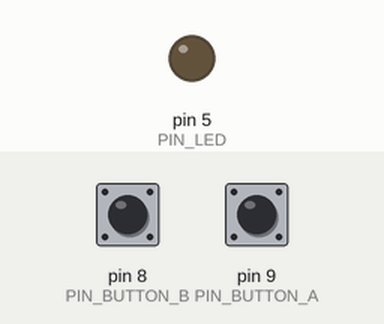
The sketch below on a simulated Arduino Uno, built with avr-gcc and run on an emulated ATmega328P. Shown: output pins drawn as LEDs (lit = HIGH). The test bench sets the inputs (shaded band); at power-on: pin 9 (PIN_BUTTON_A) HIGH, pin 8 (PIN_BUTTON_B) HIGH.

Above: at 1.2 s.
1.3 s: pin 9 (PIN_BUTTON_A) pulled LOW for 0.15 s
At 2.2 s:
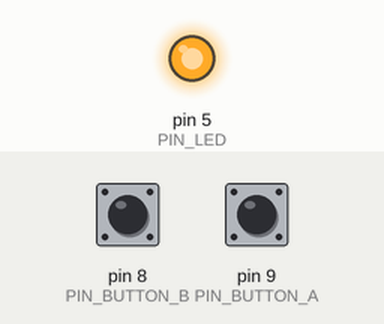
2.9 s: pin 8 (PIN_BUTTON_B) pulled LOW for 0.15 s
At 3.4 s:
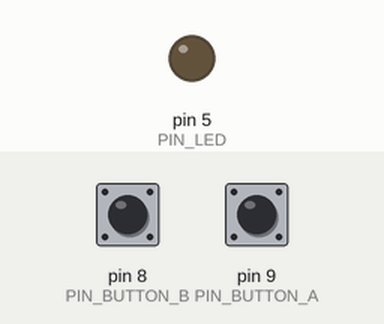
4.5 s: pin 9 (PIN_BUTTON_A) pulled LOW for 1 s
At 5.8 s:
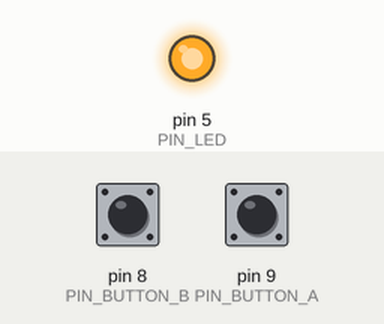
7.0 s: pin 8 (PIN_BUTTON_B) driven LOW and pin 9 (PIN_BUTTON_A) driven LOW
At 8.0 s:
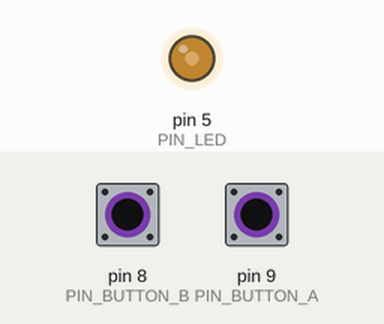
8.5 s: pin 8 (PIN_BUTTON_B) driven HIGH
At 9.9 s:
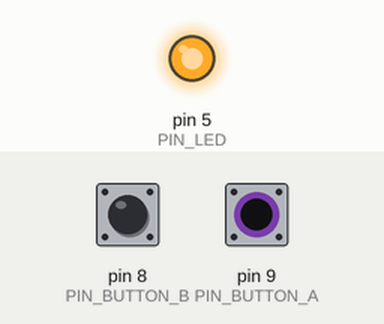
Timing chart, 0 to 11.0 s (numbered marks = the images above; inputs shaded):
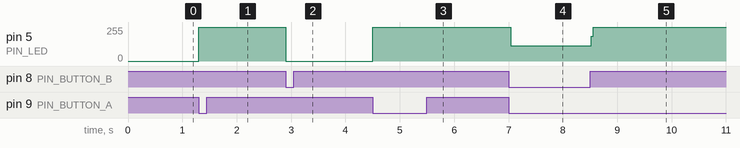

Measured:
- after the input at 1.3 s, pin 5 (PIN_LED): 0/255 → 255/255 at once
- after the input at 2.9 s, pin 5 (PIN_LED): 255/255 → 0/255 at once
- after the input at 4.5 s, pin 5 (PIN_LED): 0/255 → 255/255 at once
- after the input at 7.0 s, pin 5 (PIN_LED): 255/255 → 113/255 at once
- after the input at 8.5 s, pin 5 (PIN_LED): 113/255 → 255/255 at once

The sketch:

button_led.ino
```cpp
// Define Pins
#define PIN_LED 5
#define PIN_BUTTON_A 9
#define PIN_BUTTON_B 8

// Define viriables
byte leds = 0;

void setup() {
  // put your setup code here, to run once:
  pinMode(PIN_LED, OUTPUT);
  pinMode(PIN_BUTTON_A, INPUT_PULLUP);
  pinMode(PIN_BUTTON_B, INPUT_PULLUP);

  leds = 0;
}

void loop() {
  if (digitalRead(PIN_BUTTON_A) == LOW) {
    digitalWrite(PIN_LED, HIGH);
  }

  if (digitalRead(PIN_BUTTON_B) == LOW) {
    digitalWrite(PIN_LED, LOW);
  }
  // put your main code here, to run repeatedly:

}
```
